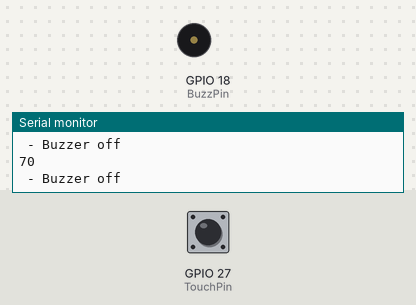
Bench run of a sketch on a simulated ESP32. Shown: buzzer (waves = sounding, pin HIGH), the last lines printed to the serial monitor. The inputs (shaded band) are chosen by the test bench; at power-on: GPIO 27 (TouchPin) HIGH.

Above: at 2.2 s.
2.3 s: GPIO 27 (TouchPin) pulled LOW for 1.2 s
At 3.8 s:
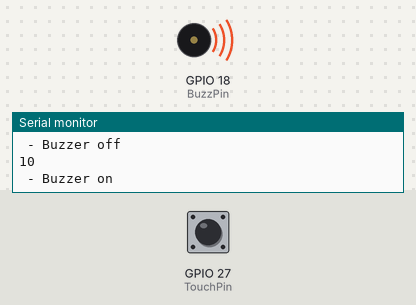
5.5 s: GPIO 27 (TouchPin) pulled LOW for 3.2 s
At 10.2 s:
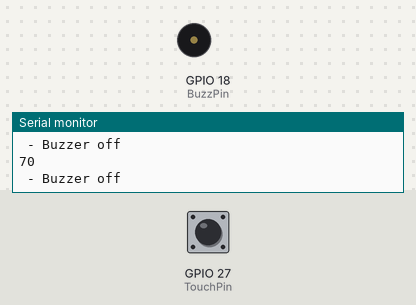
Timing chart, 0 to 11.7 s (numbered marks = the images above; inputs shaded):
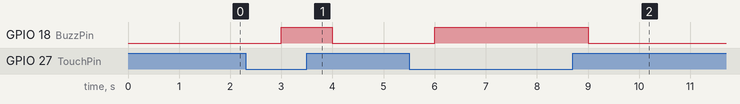

The sketch:

Lab4_Part2.ino
```cpp
#define TouchPin 27
#define BuzzPin 18

const int threshold = 25;


void setup() {

  pinMode(BuzzPin, OUTPUT);
  Serial.begin(9600);
  delay(1000); // give me time to bring up serial monitor
}

void loop() {

  int touchValue = touchRead(TouchPin);
  Serial.println(touchValue);  // get value of Touch 0 pin = GPIO 32

  if(touchValue < threshold){

    digitalWrite(BuzzPin, HIGH);
    Serial.println(" - Buzzer on");
  }
  else{

    digitalWrite(BuzzPin, LOW);
    Serial.println(" - Buzzer off");
  }
  delay(1000);
}
```

Measured:
- after the input at 2.3 s, GPIO 18 (BuzzPin): LOW → HIGH after 0.70 s, → LOW 1.0 s later
- after the input at 5.5 s, GPIO 18 (BuzzPin): LOW → HIGH after 0.50 s, → LOW 3.0 s later
